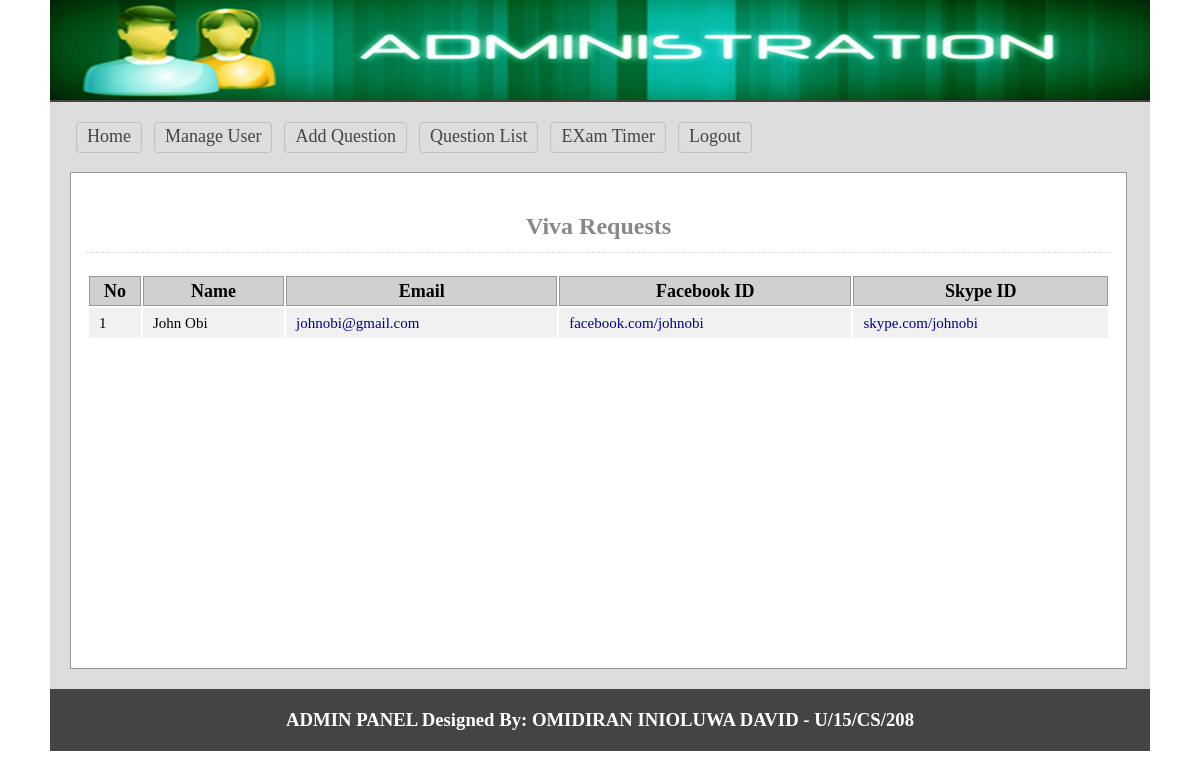
Page /admin/viva_req.php (signed in) on the committed database.
### tables this page shows
CREATE TABLE IF NOT EXISTS `tbl_viva` (
  `id` int(200) NOT NULL AUTO_INCREMENT,
  `name` varchar(2000) NOT NULL,
  `email` varchar(2000) NOT NULL,
  `facebook` varchar(2000) NOT NULL,
  `skype` varchar(2000) NOT NULL,
  PRIMARY KEY (`id`)
);

### lib/Database.php (called while the page is built, shortened)
<?php
Class Database{
	public $host   = DB_HOST;
	public $user   = DB_USER;
	public $pass   = DB_PASS;
	public $dbname = DB_NAME;
	public $link;
	private function connectDB(){
	$this->link = new mysqli($this->host, $this->user, $this->pass, $this->dbname);
 }
	public function select($query){
		$result = $this->link->query($query) or die($this->link->error.__LINE__);
		if($result->num_rows > 0){
			return $result;
		} else {
			return false;
		}
	}
}

### classes/User.php (called while the page is built, shortened)
<?php
$filepath = realpath(dirname(__FILE__));
include_once ($filepath.'/../lib/Database.php');
class User{
    private $db;
    public function __construct(){
        $this->db = new Database();
    }
    public function getAllVivaApplier(){
        $query = "SELECT * FROM tbl_viva";
        $result = $this->db->select($query);
        return $result;
    }
}
?>

### admin/viva_req.php (the view)
<?php
$filepath = realpath(dirname(__FILE__));
include_once ($filepath.'/inc/header.php');
include_once ($filepath.'/../classes/User.php');
$usr = new User();
?>
    <div class="main">
        <h1 style="text-align: center; font-size: 24px">Viva Requests</h1>
        <div class="manageuser">
            <table class="tblone">
                <tr>
                    <th>No</th>
                    <th>Name</th>
                    <th>Email</th>
                    <th>Facebook ID</th>
                    <th>Skype ID</th>
                </tr>
                <?php
                $userData = $usr->getAllVivaApplier();
                if($userData){
                    $i = 0;
                    while($result = $userData->fetch_assoc()){
                        $i++;
                        ?>
                        <tr>
                            <td> <?php echo $i; ?> </td>
                            <td> <?php echo $result['name']; ?> </td>
                            <td> <a target="_blank" style=" color: darkblue; text-decoration: none;" href="https://<?php echo $result['email']; ?>"><?php echo $result['email']; ?></a> </td>
                            <td> <a target="_blank" style=" color: darkblue; text-decoration: none;" href="https://<?php echo $result['facebook']; ?>"><?php echo $result['facebook']; ?></a> </td>
                            <td> <a target="_blank" style=" color: darkblue; text-decoration: none;" href="https://<?php echo $result['skype']; ?>"><?php echo $result['skype']; ?></a> </td>
                        </tr>
                    <?php } } ?>
            </table>
        </div>
    </div>
<?php include 'inc/footer.php'; ?>

### admin/css/admin.css (style rules this page uses)
* { margin:0;padding:0;outline:none }
body { font-family:verdana }
.tblone { width:100%;border:1px solid #fff;margin:20px 0 }
.tblone td { font-size: 15px; padding: 5px 10px; }
table.tblone th { background-color: #d0d0d0; border: 1px solid #999; }
table.tblone tr:nth-child(2n+1) { background:#fff;height:30px; }
table.tblone tr:nth-child(2n) { background:#f1f1f1;height:30px; }
.tblone td a { color:#3399FF; }
.main { background: #fff none repeat scroll 0 0; border: 1px solid #999; margin-top: 15px; min-height: 465px; padding: 15px; width: 1025px; }
.main h1 { border-bottom: 1px dashed #ddd; color: #888; margin: 25px 0 5px; padding-bottom: 12px; }

### rows in the picture
tbl_viva: name "John Obi", email "johnobi@gmail.com", facebook "facebook.com/johnobi", skype "skype.com/johnobi"
